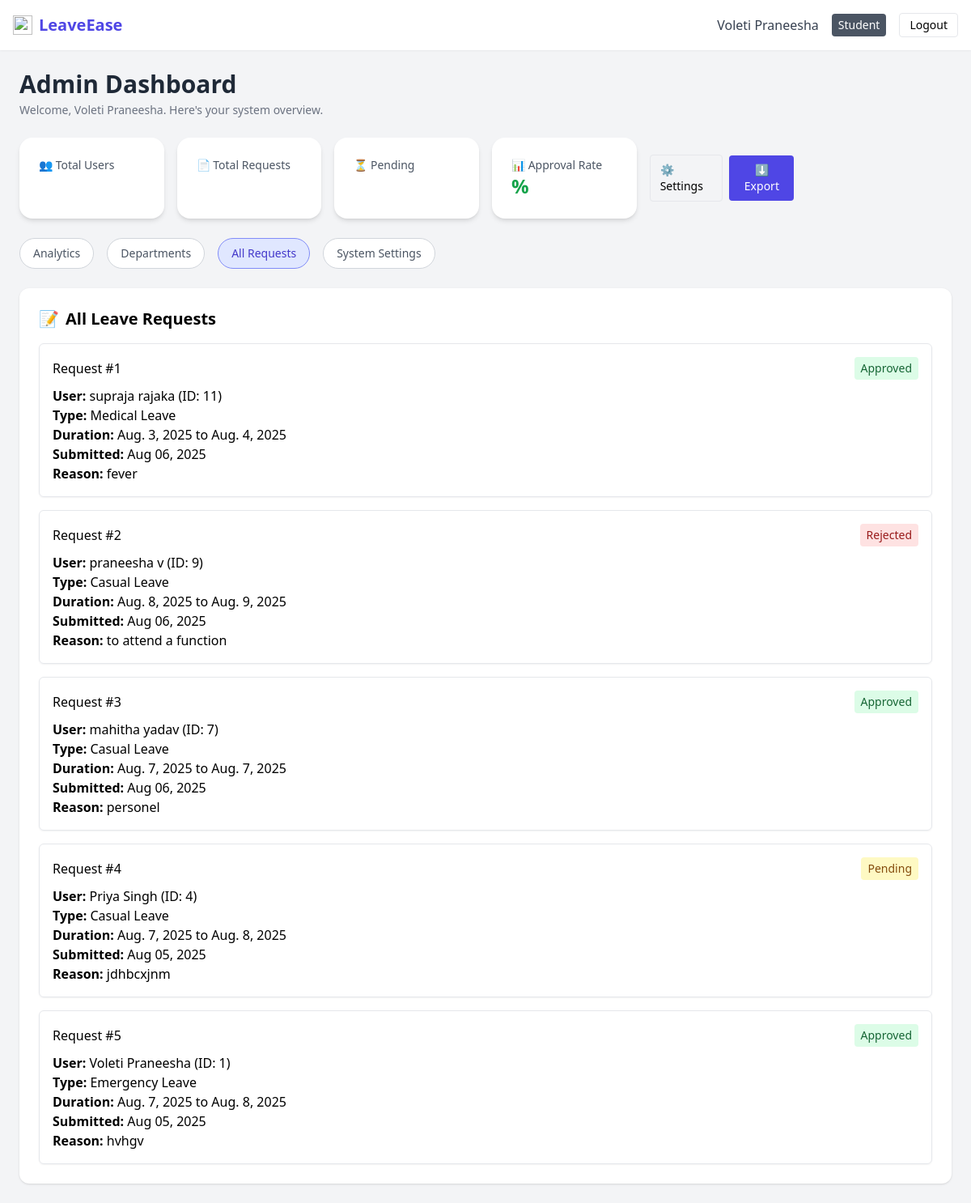
/admin_dashboard/?tab=requests (signed in), run on the app's committed database.
### accounts/models.py (models this page shows, shortened)
class CustomUser(AbstractUser):
    ROLE_CHOICES = [
        ('student', 'Student'),
        ('faculty', 'Faculty'),
        ('admin', 'Admin'),
    ]
    phone_number = models.CharField(max_length=15)
    role = models.CharField(max_length=10, choices=ROLE_CHOICES)
    department = models.CharField(max_length=100)
    roll_number = models.CharField(max_length=20, blank=True, null=True)

class LeaveRequest(models.Model):
    user = models.ForeignKey(settings.AUTH_USER_MODEL, on_delete=models.CASCADE)
    leave_type = models.CharField(max_length=20, choices=LEAVE_TYPES)
    start_date = models.DateField()
    end_date = models.DateField()
    reason = models.TextField()
    address_during_leave = models.CharField(max_length=255, blank=True)
    emergency_contact = models.CharField(max_length=15, blank=True)
    document = models.FileField(upload_to='leave_documents/', blank=True, null=True)
    submitted_at = models.DateTimeField(auto_now_add=True)
    status = models.CharField(max_length=20, choices=LEAVE_STATUS, default='Pending')

### accounts/views.py (the view, shortened to what this page needs)
# urls.py: path('admin_dashboard/', views.admin_dashboard, name='admin_dashboard'),  # Custom admin dashboard
@login_required
def admin_dashboard(request):
    tab = request.GET.get('tab', 'analytics')
    context = {'tab': tab}
    if tab == 'analytics':
        total_users = CustomUser.objects.count()
        total_requests = LeaveRequest.objects.count()
        pending_requests = LeaveRequest.objects.filter(status='Pending').count()
        approved_requests = LeaveRequest.objects.filter(status='Approved').count()
        approval_rate = (approved_requests / total_requests * 100) if total_requests > 0 else 0
        monthly_data = (
            LeaveRequest.objects
            .annotate(month=TruncMonth('start_date'))
            .values('month')
            .annotate(count=Count('id'))
            .order_by('month')
        )
        months = [calendar.month_name[d['month'].month] for d in monthly_data]
        monthly_counts = [d['count'] for d in monthly_data]
        type_data = LeaveRequest.objects.values('leave_type').annotate(count=Count('id'))
        leave_labels = [d['leave_type'] for d in type_data]
        leave_counts = [d['count'] for d in type_data]
        context.update({
            'total_users': total_users,
            'total_requests': total_requests,
            'pending_requests': pending_requests,
            'approval_rate': round(approval_rate, 1),
            'months': months,
            'monthly_counts': monthly_counts,
            'leave_labels': leave_labels,
            'leave_counts': leave_counts,
        })
    elif tab == 'requests':
        leave_requests = LeaveRequest.objects.select_related('user').order_by('-submitted_at')
        context['leave_requests'] = leave_requests
    return render(request, 'accounts/admin_dashboard.html', context)

### accounts/templates/accounts/admin_dashboard.html (shortened to what this page needs)
<!DOCTYPE html>
<html lang="en">
<head>
  <script src="https://cdn.tailwindcss.com"></script>
</head>
<body class="bg-gray-100 min-h-screen">
  <nav class="bg-white shadow-sm p-4 flex justify-between items-center">
    <div class="flex items-center space-x-2">
      <img src="https://img.icons8.com/fluency/48/leave.png" class="h-6 w-6" />
      <h1 class="text-xl font-bold text-indigo-600">LeaveEase</h1>
    </div>
    <div class="flex items-center space-x-4">
      <span class="text-gray-700 hidden sm:inline">{{ user.get_full_name }}</span>
      <span class="text-sm px-2 py-1 rounded text-white bg-gray-600">{{ user.role|title }}</span>
      <a href="{% url 'logout' %}" class="bg-white border px-3 py-1 rounded hover:bg-gray-100 text-sm">Logout</a>
    </div>
  </nav>
  <div class="max-w-7xl mx-auto px-6 py-6">
    <h2 class="text-3xl font-semibold text-gray-800 mb-1">Admin Dashboard</h2>
    <p class="text-sm text-gray-500 mb-6">Welcome, {{ user.get_full_name }}. Here's your system overview.</p>
    <div class="grid grid-cols-2 md:grid-cols-3 lg:grid-cols-6 gap-4 mb-6">
      <div class="bg-white p-6 rounded-2xl shadow-md">
        <p class="text-sm text-gray-600">👥 Total Users</p>
      </div>
      <div class="bg-white p-6 rounded-2xl shadow-md">
        <p class="text-sm text-gray-600">📄 Total Requests</p>
      </div>
      <div class="bg-white p-6 rounded-2xl shadow-md">
        <p class="text-sm text-gray-600">⏳ Pending</p>
      </div>
      <div class="bg-white p-6 rounded-2xl shadow-md">
        <p class="text-sm text-gray-600">📊 Approval Rate</p>
        <p class="text-2xl font-bold text-green-600">{{ approval_rate }}%</p>
      </div>
      <div class="flex justify-end items-center gap-2 col-span-2 lg:col-span-1">
        <a href="?tab=settings" class="px-3 py-2 border rounded text-sm hover:bg-gray-100">⚙ Settings</a>
        <button class="px-3 py-2 bg-indigo-600 text-white text-sm rounded hover:bg-indigo-700">⬇ Export</button>
      </div>
    </div>
    <div class="mb-6 flex space-x-4 text-sm">
      <a href="?tab=analytics" class="px-4 py-2 rounded-full border transition-all duration-200 {% if tab == 'analytics' %}bg-indigo-100 text-indigo-700 border-indigo-400{% else %}bg-white text-gray-600 border-gray-300 hover:bg-indigo-50{% endif %}">Analytics</a>
      <a href="?tab=departments" class="px-4 py-2 rounded-full border transition-all duration-200 {% if tab == 'departments' %}bg-indigo-100 text-indigo-700 border-indigo-400{% else %}bg-white text-gray-600 border-gray-300 hover:bg-indigo-50{% endif %}">Departments</a>
      <a href="?tab=requests" class="px-4 py-2 rounded-full border transition-all duration-200 {% if tab == 'requests' %}bg-indigo-100 text-indigo-700 border-indigo-400{% else %}bg-white text-gray-600 border-gray-300 hover:bg-indigo-50{% endif %}">All Requests</a>
      <a href="?tab=settings" class="px-4 py-2 rounded-full border transition-all duration-200 {% if tab == 'settings' %}bg-indigo-100 text-indigo-700 border-indigo-400{% else %}bg-white text-gray-600 border-gray-300 hover:bg-indigo-50{% endif %}">System Settings</a>
    </div>
    {% if tab == 'requests' %}
    <div class="bg-white p-6 rounded-xl shadow">
      <h2 class="text-xl font-semibold mb-4 flex items-center">
        <span class="mr-2">📝</span> All Leave Requests
      </h2>
      {% if leave_requests %}
      <div class="space-y-4">
        {% for request in leave_requests %}
        <div class="border p-4 rounded-md shadow-sm">
          <div class="flex justify-between items-center mb-2">
            <h3 class="font-medium">Request #{{ forloop.counter }}</h3>
            <span class="px-2 py-1 text-sm rounded
              {% if request.status == 'Pending' %}
                bg-yellow-100 text-yellow-800
              {% elif request.status == 'Approved' %}
                bg-green-100 text-green-800
              {% elif request.status == 'Rejected' %}
                bg-red-100 text-red-800
              {% endif %}">
              {{ request.status }}
            </span>
          </div>
          <p><strong>User:</strong> {{ request.user.get_full_name }} (ID: {{ request.user.id }})</p>
          <p><strong>Type:</strong> {{ request.leave_type }}</p>
          <p><strong>Duration:</strong> {{ request.start_date }} to {{ request.end_date }}</p>
          <p><strong>Submitted:</strong> {{ request.submitted_at|date:"M d, Y" }}</p>
          <p><strong>Reason:</strong> {{ request.reason }}</p>
        </div>
        {% endfor %}
      </div>
      {% else %}
      <p class="text-sm text-gray-500">No leave requests found.</p>
      {% endif %}
    </div>
    {% endif %}
  </div>
</body>
</html>

### data on the page
CustomUser: get_full_name "Voleti Praneesha", role "Student"
LeaveRequest: status "Approved", user.get_full_name "supraja rajaka", user.id "11", leave_type "Medical Leave", start_date "Aug. 3, 2025", end_date "Aug. 4, 2025", submitted_at "Aug 06, 2025", reason "fever"
LeaveRequest: status "Rejected", user.get_full_name "praneesha v", user.id "9", leave_type "Casual Leave", start_date "Aug. 8, 2025", end_date "Aug. 9, 2025", submitted_at "Aug 06, 2025", reason "to attend a function"
LeaveRequest: status "Approved", user.get_full_name "mahitha yadav", user.id "7", leave_type "Casual Leave", start_date "Aug. 7, 2025", end_date "Aug. 7, 2025", submitted_at "Aug 06, 2025", reason "personel"
LeaveRequest: status "Pending", user.get_full_name "Priya Singh", user.id "4", leave_type "Casual Leave", start_date "Aug. 7, 2025", end_date "Aug. 8, 2025", submitted_at "Aug 05, 2025", reason "jdhbcxjnm"
LeaveRequest: status "Approved", user.get_full_name "Voleti Praneesha", user.id "1", leave_type "Emergency Leave", start_date "Aug. 7, 2025", end_date "Aug. 8, 2025", submitted_at "Aug 05, 2025", reason "hvhgv"
